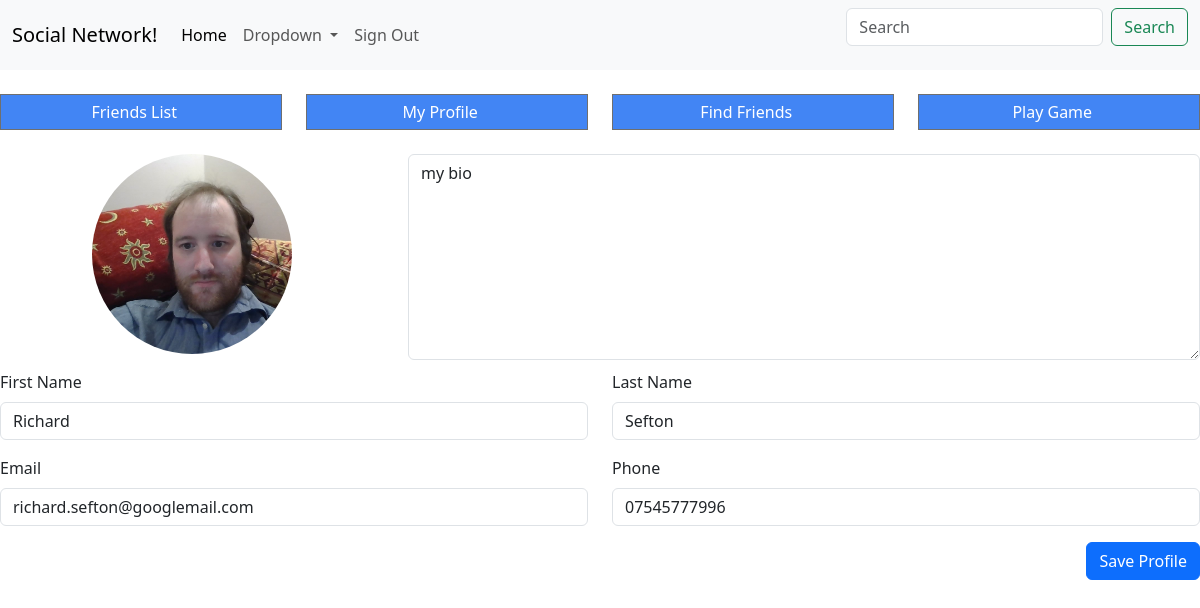
/profile (signed in), run on an earlier commit of the app's database.
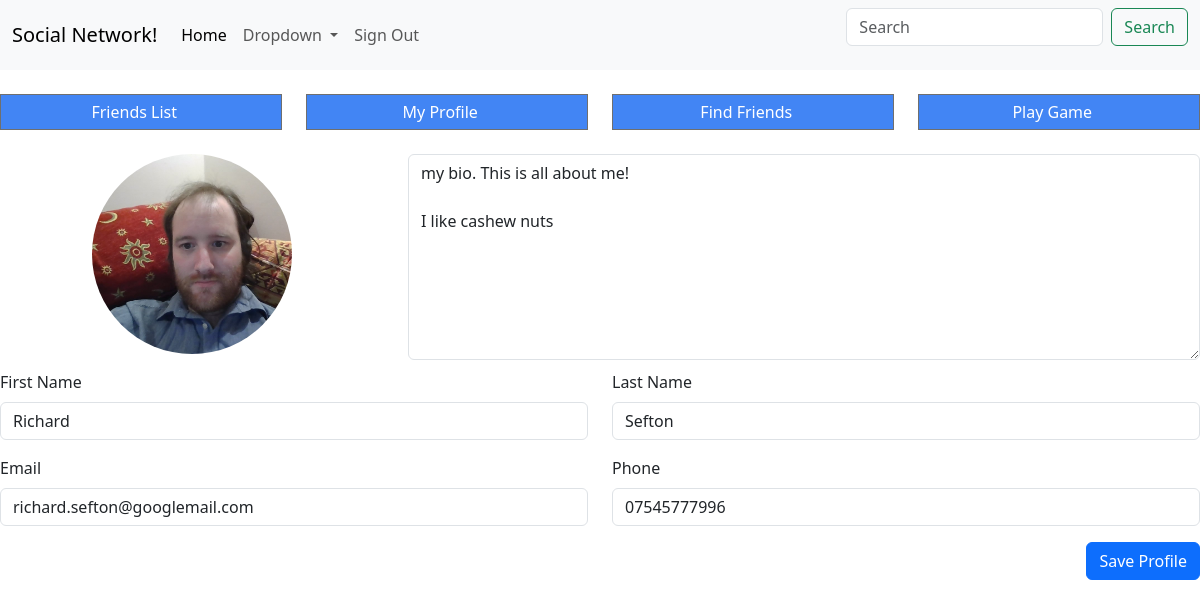
And on a later commit of the database.
### client/models.py (models this page shows, shortened)
class Profile(models.Model):
    user = models.OneToOneField(User, on_delete=models.CASCADE)
    websocket_user_channel = models.CharField(max_length=256, null=True, blank=True)
    bio = models.CharField(max_length=4000, null=True, blank=True)
    phone = models.CharField(max_length=32, null=True, blank=True)
    profile_pic = models.ImageField(upload_to='profile_pics', null=True, blank=True)
    thumbnail = models.ImageField(upload_to='profile_thumbnail', null=True, blank=True)

### client/views.py (the view, shortened to what this page needs)
# urls.py: path('profile', views.ProfilePage.as_view(), name='profile'),
class ProfilePage(
    LoginRequiredMixin,
    LoadAuthenticatedMixin,
    LoadUserProfileMixin,
    LoadPendingFriendRequestsMixin,
    FormView
):
    model = Profile
    template_name = 'user/profile.html'
    form_class = UserProfile
    success_url = '/profile'

### client/forms.py
class UserProfile(forms.Form):
	first_name = forms.CharField(label='First Name', required=False)
	last_name = forms.CharField(label='Last Name', required=False)
	email = forms.EmailField(label='Email', required=False)
	phone = forms.CharField(label='Phone', required=False)
	bio = forms.CharField(label='Bio', required=False, widget=forms.Textarea(attrs={'cols': 80, 'rows': 5}))
	profile_pic = forms.ImageField(label='Profile Picture', required=False)
	class Meta:
		model = Profile

### client/mixins.py (called while the page is built)
    def get_context_data(self, **kwargs):
        context = super().get_context_data(**kwargs)
        context['authenticated'] = self.request.user.is_authenticated
        return context

    def get_context_data(self, **kwargs):
        context = super().get_context_data(**kwargs)
        if self.request.user.is_authenticated:
            profile = Profile.objects.get(user=self.request.user)
            context['profile'] = profile
        return context

    def get_context_data(self, **kwargs):
        context = super().get_context_data(**kwargs)
        if self.request.user.is_authenticated:
            profile = Profile.objects.get(user=self.request.user)
            pending_friend_requests = FriendRequests.objects.filter(to_user=profile)
            context["pending_friend_requests"] = pending_friend_requests
            context["pending_friend_requests_count"] = pending_friend_requests.count()
        return context

### client/templates/user/profile.html (shortened to what this page needs)
{% extends 'index.html' %}
{% load bootstrap5 %}
{% load static %}
{% block styles %}
    <link rel="stylesheet" href="{% static 'styles/profile.css' %}">
{% endblock %}
{% block content %}
    <div class="content">
        <form method="POST" enctype="multipart/form-data" action="{% url 'client:profile' %}">
            <div class="row">
                <div class="col-4">
                    <div class="mb-3 text-center">
                        <img class="avatar" src="{{profile.profile_pic}}" id="profile-pic"/>
                    </div>
                </div>
                <div class="col-8">
                    <textarea name="bio" cols="25" rows="8" class="form-control" placeholder="Bio" title="" id="id_bio">{{profile.bio}}</textarea>
                </div>
            </div>
            <div class="row">
                <div class="col-6">
                    <div class="mb-3">
                        <label class="form-label" for="id_first_name">First Name</label>
                        <input type="text" name="first_name" value="{{profile.user.first_name}}" class="form-control" placeholder="First Name" title="" id="id_first_name">
                    </div>
                </div>
                <div class="col-6">
                    <div class="mb-3">
                        <label class="form-label" for="id_last_name">Last Name</label>
                        <input type="text" name="last_name" value="{{profile.user.last_name}}" class="form-control" placeholder="Last Name" title="" id="id_last_name">
                    </div>
                </div>
            </div>
            <div class="row">
                <div class="col-6">
                    <div class="mb-3">
                        <label class="form-label" for="id_email">Email</label>
                        <input type="email" name="email" value="{{profile.user.email}}" class="form-control" placeholder="Email" title="" id="id_email">
                    </div>
                </div>
                <div class="col-6">
                    <div class="mb-3">
                        <label class="form-label" for="id_phone">Phone</label>
                        <input type="text" name="phone" value="{{profile.phone}}" class="form-control" placeholder="Phone" title="" id="id_phone">
                    </div>
                </div>
            </div>
            <div class="row">
                <div class="text-end">
                    <button class="btn btn-primary">Save Profile</button>
                </div>
            </div>
        </form>
    </div>
{% endblock %}

### client/templates/index.html (shortened to what this page needs)
<html>
    {% load static %}
    <head>
        {% load bootstrap5 %}
        {% bootstrap_css %}
        {% block styles %}{% endblock %}
    </head>
    <body>
        {% if authenticated %}
            {% include 'topnav.html' %}
            <br />
            {% include 'actionBar.html' %}
            <br />
        {% endif %}
        {% block content %}{% endblock %}
    </body>
</html>

### client/templates/topnav.html (shortened to what this page needs)
{% load static %}
<nav class="navbar navbar-light navbar-expand-lg bg-body-tertiary">
    <div class="container-fluid">
        <a class="navbar-brand" href="{% url 'client:index' %}">Social Network!</a>
        <div class="collapse navbar-collapse" id="navbarSupportedContent">
            <ul class="navbar-nav me-auto mb-2 mb-lg-0">
                <li class="nav-item">
                    <a class="nav-link active" aria-current="page" href="{% url 'client:index' %}">Home</a>
                </li>
                <li class="nav-item dropdown">
                    <a class="nav-link dropdown-toggle" href="#" role="button" data-bs-toggle="dropdown" aria-expanded="false">
                    Dropdown
                    </a>
                </li>
                <li class="nav-item">
                    <a href="{% url 'client:logout' %}" class="nav-link" >Sign Out</a>
                </li>
            </ul>
            <form class="d-flex" role="search">
                <input class="form-control me-2" type="search" placeholder="Search" aria-label="Search">
                <button class="btn btn-outline-success" type="submit">Search</button>
            </form>
        </div>
    </div>
</nav>

### client/templates/actionBar.html (shortened to what this page needs)
{% load static %}
<link rel="stylesheet" href="{% static 'styles/actionBar.css' %}">
<div class="row">
    <div class="col-3">
        <div id="friendsList" class="action-button">
            <a href="{% url 'client:friends-list' %}">Friends List</a>
        </div>
    </div>
    <div class="col-3">
        <div id="myProfile" class="action-button">
            <a href="{% url 'client:profile' %}">My Profile</a>
        </div>
    </div>
    <div class="col-3">
        <div id="findFriends" class="action-button">
            <a href="{% url 'client:search' %}">Find Friends</a>
        </div>
    </div>
    <div class="col-3">
        <div id="playGame" class="action-button">
            <a href="{% url 'client:games' %}">Play Game</a>
        </div>
    </div>
</div>

### static/styles/profile.css (style rules this page uses)
.avatar { object-fit: cover; border-radius:50%; width: 200px; height: 200px; cursor: pointer; }

### static/styles/actionBar.css (style rules this page uses)
.action-button { padding: 5px; border: 1px solid #6f6f6f; background: #4285F4; color: #fff; min-height: 100%; width: 100%; text-align: center; cursor: pointer; display: grid; grid-template-columns: 19fr 1fr; }
.action-button a { color: #fff; text-decoration: none; height: 100%; width: 100%; background-color: #ffffff00; }

What changed in the data, as far as the page shows it:
changed Profile "Richard": bio "my bio" → "my bio. This is all about me! I like cashew nuts"
